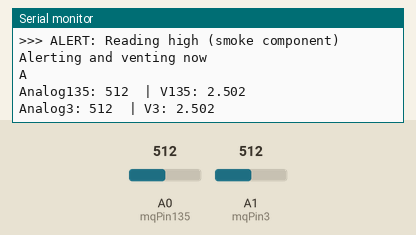
The sketch below on a simulated Arduino Uno, built with avr-gcc and run on an emulated ATmega328P. Parts: the last lines printed to the serial monitor. Inputs (shaded band) come from the test bench; at power-on: A1 (mqPin3) = 512, A0 (mqPin135) = 512.

Above: at 4.6 s.
4.7 s: A1 (mqPin3) set to 992
At 6.2 s:
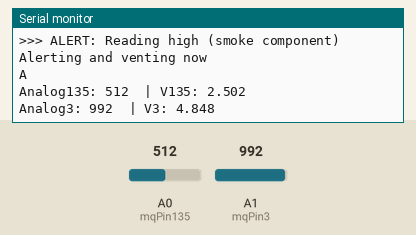
8.9 s: A1 (mqPin3) set to 1013
At 10.4 s:
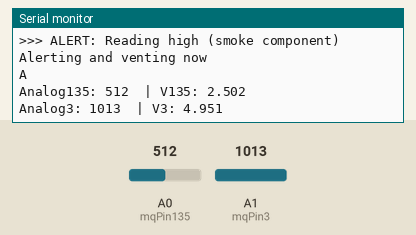
14.6 s: A0 (mqPin135) set to 790
At 15.8 s:
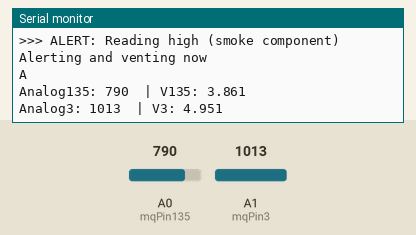
16.1 s: A0 (mqPin135) set to 818
At 17.9 s:
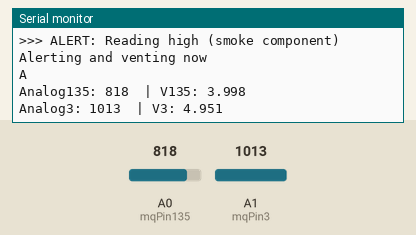
Timing chart, 0 to 19.4 s (numbered marks = the images above; inputs shaded):
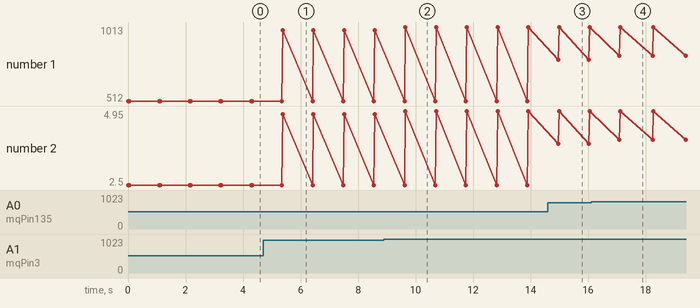

Measured:
- after the input at 4.7 s, the serial monitor: prints a new line after 0.68 s (image 1)
- after the input at 8.9 s, the serial monitor: prints a new line after 0.75 s (image 2)
- after the input at 14.6 s, the serial monitor: prints a new line after 0.35 s (image 3)
- after the input at 16.1 s, the serial monitor: prints a new line after 0.99 s (image 4)
- plotted number 1: 512 → 992 after the input at 4.7 s, 992 → 1013 after the input at 8.9 s
- plotted number 2: 2.5 → 4.85 after the input at 4.7 s, 4.85 → 4.95 after the input at 8.9 s

The sketch:

Master.ino
```cpp
#include <SoftwareSerial.h>
SoftwareSerial BTSerial(10, 11); // RX, TX

const int mqPin135 = A0;     // MQ-135 analog pin
const int mqPin3 = A1;     // MQ-3 analog pin
int val135 = 0;
int val3 = 0;

char S = 'S';
char A = 'A';


void setup() {
  Serial.begin(9600);   // Serial monitor
  BTSerial.begin(38400); // Bluetooth
  pinMode(mqPin135, INPUT);
  pinMode(mqPin3, INPUT);
  Serial.println("Master ready");
}

void loop() {
  val135 = analogRead(mqPin135);               // 0 - 1023
  float voltage135 = val135 * (5.0 / 1023.0);
  Serial.print("Analog135: ");
  Serial.print(val135);
  Serial.print("  | V135: ");
  Serial.println(voltage135, 3);

  val3 = analogRead(mqPin3);               // 0 - 1023
  float voltage3 = val3 * (5.0 / 1023.0);
  Serial.print("Analog3: ");
  Serial.print(val3);
  Serial.print("  | V3: ");
  Serial.println(voltage3, 3);

  delay(1000); // for getting the tolerance values, remove when done
  // BTSerial.write('T');
  // Serial.println('T');
  if (val135 > 800) {
      Serial.println(">>> ALERT: Reading high (possible gas component), Alerting and venting now");

      BTSerial.write(S);
      Serial.println(S);
      //delay(500);
  }
  if (val3 > 500) {
      Serial.println(">>> ALERT: Reading high (smoke component) Alerting and venting now");
      BTSerial.write(A);
      Serial.println(A);


      //delay(500);
  }

}
```
